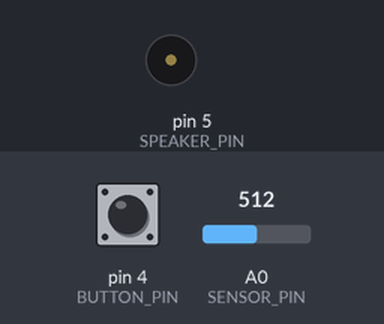
Simulated run of this sketch. Board: Arduino Uno, built with avr-gcc and run on an emulated ATmega328P. On the bench: buzzer (waves = sounding). The inputs (shaded band) are chosen by the test bench; at power-on: pin 4 (BUTTON_PIN) HIGH, A0 (SENSOR_PIN) = 512.

Above: at 1.2 s.
1.3 s: pin 4 (BUTTON_PIN) pulled LOW for 0.15 s
At 1.42 s:
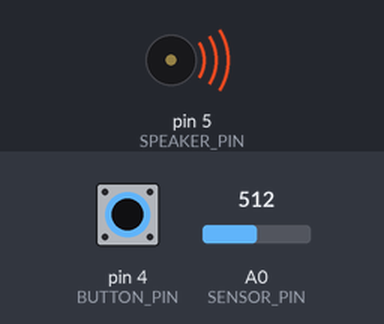
2.9 s: pin 4 (BUTTON_PIN) pulled LOW for 1 s
At 4.9 s:
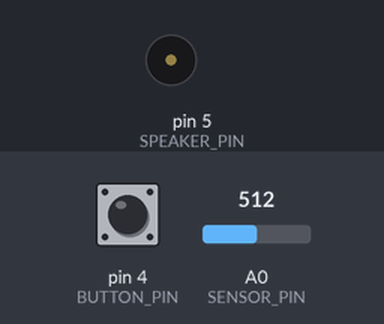
5.4 s: pin 4 (BUTTON_PIN) pulled LOW for 3.2 s
At 6.6 s:
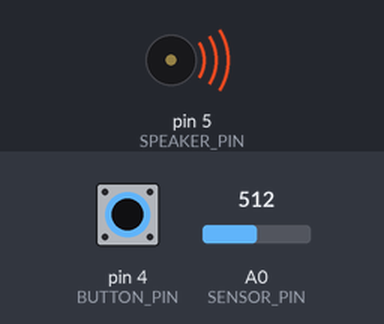
Timing chart, 0 to 10.1 s (numbered marks = the images above; inputs shaded):
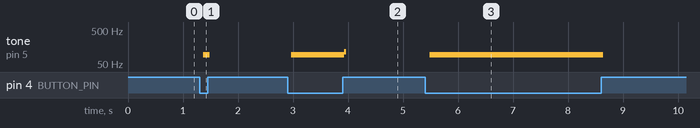

The sketch:

beepbeep.ino
```cpp
/*
   beepbeep.ino

   a sketch to demonstrate using analog input to control the
   frequency of a pulse stream

   by Phillip David Stearns for Physical Computing I PGTE 5585 F2019
*/

//////////////////////////////////////////////////////////////////
// definitions

#define BUTTON_PIN 4
#define SPEAKER_PIN 5
#define SENSOR_PIN A0

//////////////////////////////////////////////////////////////////
// variables

const int debounce = 20; //ms interval we poll the BUTTON_PIN
unsigned long last_button_time, last_pulse_time, current_time; // places to keep track of time
boolean button_read, last_button_read; // track the button states
int pulse, frequency; // duration of the pulse and placeholder for the frequency
float delay_min, delay_max; //the frequency range of the pulse stream

//////////////////////////////////////////////////////////////////
// setup()

void setup() {

  last_button_time = 0;
  last_pulse_time = 0;
  current_time = 0;
  button_read = HIGH;
  last_button_read = HIGH;
  frequency = 0;
  pulse = 1;
  delay_min = 2;
  delay_max = 20;
  pinMode(BUTTON_PIN, INPUT_PULLUP);
  pinMode(SPEAKER_PIN, OUTPUT);

}

//////////////////////////////////////////////////////////////////
// loop()

void loop() {
  current_time = millis(); // global, all functions can use
  if (readButton()) makeSound(); //if the function readButton() returns true, makeSound()
  updatePulse(); // runs each loop
}

//////////////////////////////////////////////////////////////////
// readButton()

boolean readButton() {
  // debounce!
  boolean button_state;
  if (current_time - last_button_time > debounce) { // if it's time to read the button...
    button_read = digitalRead(BUTTON_PIN); // store its state
    last_button_time = current_time; // reset debounce timer
  }

  if (last_button_read == LOW && button_read == LOW) { // only true if held
    button_state = true;
  } else {
    button_state = false;
  }

  last_button_read = button_read; // store button reading for future comparison
  return button_state;

}

//////////////////////////////////////////////////////////////////
// makeSound()

void makeSound() {
  // timer for the pulse stream
  if (current_time - last_pulse_time > frequency ) {
    frequency = updateFrequency();
    last_pulse_time = current_time; // updates the variable for the pulse timer
  }
}

//////////////////////////////////////////////////////////////////
// updateFrequency()

int updateFrequency() {
  // updates the frequency of the pulse stream
  return int(delay_min + float(analogRead(SENSOR_PIN)) / 1023.0 * (delay_max - delay_min));
}

//////////////////////////////////////////////////////////////////
// updatePulse()

void updatePulse() {
  // timer for a single pulse duration
  if (current_time - last_pulse_time < pulse) {
    digitalWrite(SPEAKER_PIN, HIGH);
  } else {
    digitalWrite(SPEAKER_PIN, LOW);
  }
}
```

Measured:
- after the input at 1.3 s, tone on pin 5 (SPEAKER_PIN): silent → 93 Hz after 0.07 s, → silent 0.12 s later
- after the input at 2.9 s, tone on pin 5 (SPEAKER_PIN): silent → 95 Hz after 0.07 s, → 114 Hz 0.96 s later, → silent 0.04 s later
- after the input at 5.4 s, tone on pin 5 (SPEAKER_PIN): silent → 95 Hz after 0.08 s, → silent 3.2 s later
